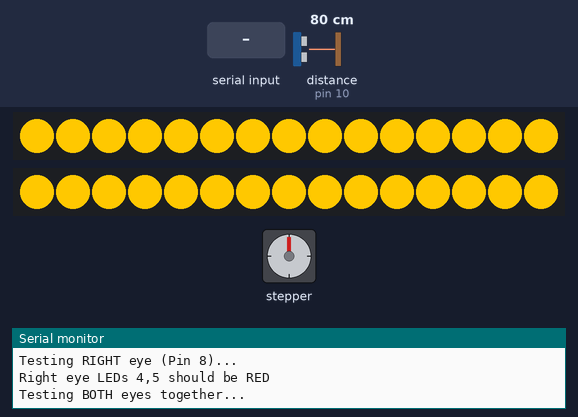
Simulated run of this sketch. Board: Arduino Uno, built with avr-gcc and run on an emulated ATmega328P. Shown: stepper motor, 2 × 15 RGB LEDs in strip order, left to right, the last lines printed to the serial monitor. Wiring (inferred from the names in the program): ultrasonic range finder: trigger pin 9; echo pin 10; stepper motor driver (200 steps per turn assumed): step pin 2; direction pin 3; enable pin 4. Inputs (shaded band) come from the test bench; at power-on: distance to the obstacle (sensor on pin 10) 80 cm. The echo pulse lasts 58.3 µs per cm; dim RGB values are drawn brighter than linear; random numbers use the default seed unless the sketch sets one.

Above: at 4.1 s.
At 6.4 s:
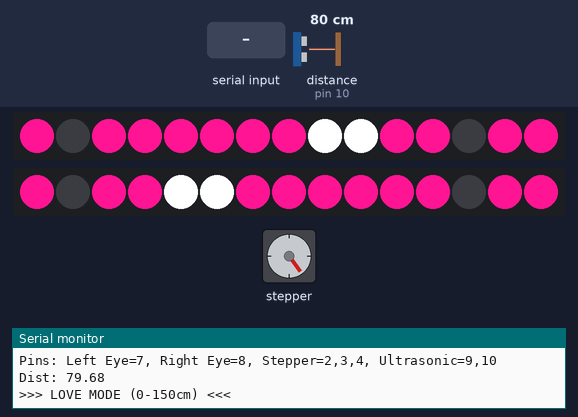
6.5 s: distance to the obstacle (sensor on pin 10) set to 146 cm
9.5 s: distance to the obstacle (sensor on pin 10) set to 155 cm
At 10.53 s:
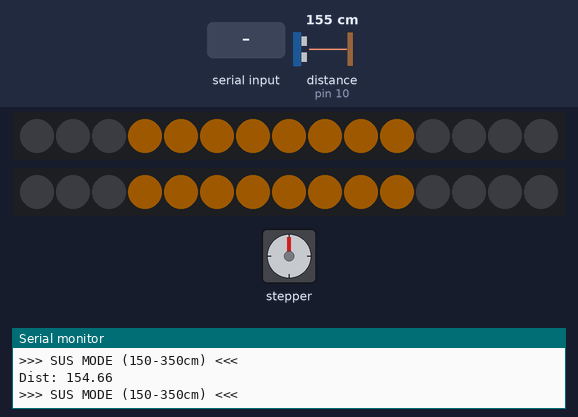
11.4 s: "PHOTO\n" received over Serial
At 12.6 s:
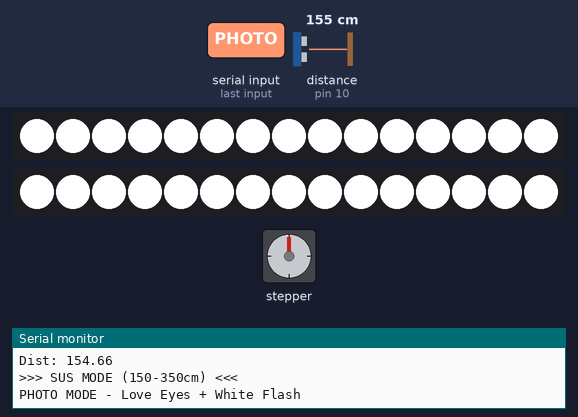
14.4 s: "TEST\n" received over Serial
At 16.8 s:
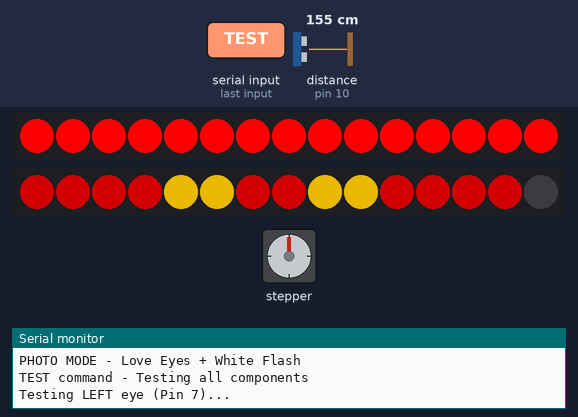
Timing chart, 0 to 18.3 s (numbered marks = the images above; inputs shaded):
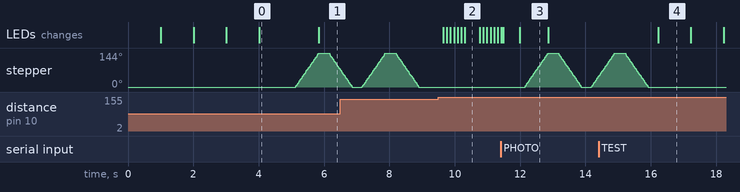

Measured:
- the behaviour switches between 150 and 151 cm on distance to the obstacle (sensor on pin 10) (found by bisection; images 1 and 2)
- after the input at 9.5 s, the LEDs: first change after 0.14 s (image 2 shows a later state)
- after the input at 11.4 s, stepper: turns 144° clockwise in 0.70 s, then 144° counter-clockwise in 0.72 s, then 45° clockwise in 0.22 s

The sketch:

mascot_controller.ino
```cpp
#include <Adafruit_NeoPixel.h>

// ---------- Ultrasonic Sensor Pins ----------
const int trigPin = 9;
const int echoPin = 10;
long duration;
float distance;
float lastValidDistance = 999;  // Store last valid reading for smoothing
int invalidReadingCount = 0;    // Count consecutive invalid readings
const int MAX_INVALID_READINGS = 5; // How many 999s before switching to idle

// ---------- LED STRIPS (2 EYES ONLY) ----------
// LEFT EYE - Pin 7
#define LED_PIN_LEFT 7
#define LED_COUNT_LEFT 15
Adafruit_NeoPixel leftEye(LED_COUNT_LEFT, LED_PIN_LEFT, NEO_GRB + NEO_KHZ800);

// RIGHT EYE - Pin 8
#define LED_PIN_RIGHT 8
#define LED_COUNT_RIGHT 15
Adafruit_NeoPixel rightEye(LED_COUNT_RIGHT, LED_PIN_RIGHT, NEO_GRB + NEO_KHZ800);

// Inner LEDs (pupil) - center of the eye
int innerLEDs[] = {4, 5, 8, 9};

bool isInner(int idx) {
  for (int i = 0; i < 4; i++)
    if (idx == innerLEDs[i])
      return true;
  return false;
}

// ----------------------------------------------------------
// STEPPER MOTOR (NEMA 17 + TB6600) - For waving hand
// ----------------------------------------------------------
#define STEP_PIN 2
#define DIR_PIN 3
#define ENA_PIN 4

// Stepper Configuration - SLOW bye-bye wave (~80% movement)
const int stepsPerWave = 80;    // ~80% movement (was 60)
const int stepDelay = 4500;     // Slow speed

void waveStepper() {
  // Enable the driver
  digitalWrite(ENA_PIN, LOW);

  // 2 waves for bye-bye gesture
  for(int k = 0; k < 2; k++) {
    // Clockwise - slow wave
    digitalWrite(DIR_PIN, HIGH);
    for(int x = 0; x < stepsPerWave; x++) {
      digitalWrite(STEP_PIN, HIGH);
      delayMicroseconds(stepDelay);
      digitalWrite(STEP_PIN, LOW);
      delayMicroseconds(stepDelay);
    }

    delay(300); // Pause at end

    // Counter-Clockwise - slow wave back
    digitalWrite(DIR_PIN, LOW);
    for(int x = 0; x < stepsPerWave; x++) {
      digitalWrite(STEP_PIN, HIGH);
      delayMicroseconds(stepDelay);
      digitalWrite(STEP_PIN, LOW);
      delayMicroseconds(stepDelay);
    }
    delay(300);
  }

  // Disable to save power
  digitalWrite(ENA_PIN, HIGH);
}

// ----------------------------------------------------------
void setup() {
  // Ultrasonic pins
  pinMode(trigPin, OUTPUT);
  pinMode(echoPin, INPUT);

  // Stepper pins
  pinMode(STEP_PIN, OUTPUT);
  pinMode(DIR_PIN, OUTPUT);
  pinMode(ENA_PIN, OUTPUT);
  digitalWrite(ENA_PIN, HIGH); // Start Disabled

  Serial.begin(9600);
  Serial.setTimeout(10);

  // Initialize both eye strips
  leftEye.begin();
  leftEye.setBrightness(255);
  leftEye.show();

  rightEye.begin();
  rightEye.setBrightness(255);
  rightEye.show();

  // Test both eyes on startup
  testEyes();

  Serial.println("Mascot Ready - Stepper Only (No Servo)");
  Serial.println("Pins: Left Eye=7, Right Eye=8, Stepper=2,3,4, Ultrasonic=9,10");
}

// Test function to verify both eyes work
void testEyes() {
  Serial.println("Testing LEFT eye (Pin 7)...");
  // Flash left eye (pin 7) - RED - ALL LEDs including 4,5
  for(int i = 0; i < LED_COUNT_LEFT; i++) {
    leftEye.setPixelColor(i, leftEye.Color(255, 0, 0));
  }
  leftEye.show();
  delay(1000);

  // Test LEDs 4 and 5 specifically on left eye
  leftEye.clear();
  leftEye.setPixelColor(4, leftEye.Color(0, 255, 0)); // Green
  leftEye.setPixelColor(5, leftEye.Color(0, 255, 0)); // Green
  leftEye.show();
  Serial.println("Left eye LEDs 4,5 should be GREEN");
  delay(1000);
  leftEye.clear();
  leftEye.show();

  Serial.println("Testing RIGHT eye (Pin 8)...");
  // Flash right eye (pin 8) - GREEN - ALL LEDs including 4,5
  for(int i = 0; i < LED_COUNT_RIGHT; i++) {
    rightEye.setPixelColor(i, rightEye.Color(0, 255, 0));
  }
  rightEye.show();
  delay(1000);

  // Test LEDs 4 and 5 specifically on right eye
  rightEye.clear();
  rightEye.setPixelColor(4, rightEye.Color(255, 0, 0)); // Red
  rightEye.setPixelColor(5, rightEye.Color(255, 0, 0)); // Red
  rightEye.show();
  Serial.println("Right eye LEDs 4,5 should be RED");
  delay(1000);
  rightEye.clear();
  rightEye.show();

  Serial.println("Testing BOTH eyes together...");
  // Both eyes together - YELLOW
  for(int i = 0; i < 15; i++) {
    leftEye.setPixelColor(i, leftEye.Color(255, 200, 0));
    rightEye.setPixelColor(i, rightEye.Color(255, 200, 0));
  }
  leftEye.show();
  rightEye.show();
  delay(1000);

  Serial.println("Eye test complete!");
}

// ----------------------------------------------------------
long lastIdleTime = 0;
long lastWaveTime = 0;  // Prevent wave spam

void loop() {
  // 1. Check for Serial Commands
  if (Serial.available()) {
     String cmd = Serial.readStringUntil('\n');
     cmd.trim();

     if (cmd == "PHOTO") {
        photoFlash(); // LED animation + wave on photo
        return;
     }
     else if (cmd == "LOVE") {
        emotionLove();
        delay(2000);
        lastIdleTime = millis();
        return;
     }
     else if (cmd == "SUS") {
        // Run sus animation for 3 seconds
        unsigned long susStart = millis();
        while(millis() - susStart < 3000) {
          emotionSus();
          delay(30);
        }
        lastIdleTime = millis();
        return;
     }
     else if (cmd == "WAVE") {
        Serial.println("WAVE command - Testing stepper motor");
        waveStepper();
        lastIdleTime = millis();
        return;
     }
     else if (cmd == "TEST") {
        Serial.println("TEST command - Testing all components");
        testEyes();
        delay(500);
        Serial.println("Testing motor...");
        waveStepper();
        Serial.println("Test complete!");
        return;
     }
  }

  // 2. Ultrasonic Logic - IMPROVED with multiple readings
  long readings[3];
  int validCount = 0;

  for(int r = 0; r < 3; r++) {
    digitalWrite(trigPin, LOW);
    delayMicroseconds(5);
    digitalWrite(trigPin, HIGH);
    delayMicroseconds(15);
    digitalWrite(trigPin, LOW);

    readings[r] = pulseIn(echoPin, HIGH, 50000); // Increased timeout to 50ms
    delay(10);
  }

  // Find median of valid readings
  long validReadings[3];
  for(int r = 0; r < 3; r++) {
    if(readings[r] > 0 && readings[r] < 25000) {
      validReadings[validCount++] = readings[r];
    }
  }

  if(validCount > 0) {
    // Use first valid reading (or could sort for median)
    duration = validReadings[0];
    if(validCount >= 2) {
      // Average of valid readings
      long sum = 0;
      for(int i = 0; i < validCount; i++) sum += validReadings[i];
      duration = sum / validCount;
    }
  } else {
    duration = 0;
  }

  float rawDistance;
  if (duration == 0) rawDistance = 999;
  else rawDistance = (duration * 0.0343) / 2.0;

  // SMOOTHING: Handle noisy 999 readings
  if (rawDistance >= 900) {
    // Got a timeout/invalid reading
    invalidReadingCount++;
    if (invalidReadingCount < MAX_INVALID_READINGS) {
      // Use last valid reading instead of 999
      distance = lastValidDistance;
      Serial.print("Dist: "); Serial.print(distance); Serial.println(" (smoothed)");
    } else {
      // Too many invalid readings, actually far away
      distance = 999;
      Serial.print("Dist: "); Serial.println(distance);
    }
  } else {
    // Got a valid reading
    distance = rawDistance;
    lastValidDistance = distance;  // Save for smoothing
    invalidReadingCount = 0;       // Reset counter
    Serial.print("Dist: "); Serial.println(distance);
  }

  // DISTANCE ZONES:
  // 0-150cm = Very close = LOVE + WAVE
  // 150-350cm = Medium = SUS (suspicious)
  // >350cm = Far = NORMAL/IDLE

  // Very close - wave and show love (0-150cm)
  if (distance > 0 && distance <= 150) {
    Serial.println(">>> LOVE MODE (0-150cm) <<<");
    emotionLove();

    // Only wave if not waved recently (prevent spam)
    if (millis() - lastWaveTime > 5000) {
      waveStepper();  // Stepper waves bye-bye
      lastWaveTime = millis();
    }

    lastIdleTime = millis();
  }
  // Medium distance - suspicious look (150-350cm)
  else if (distance > 150 && distance <= 350) {
    Serial.println(">>> SUS MODE (150-350cm) <<<");
    emotionSus();
    lastIdleTime = millis();
  }
  // Far or no object - idle animations
  else {
    if (millis() - lastIdleTime > 6000) {
       int randAnim = random(0, 5);
       if(randAnim == 1) emotionWink();
       else if(randAnim == 2) emotionHappyBlink();
       else emotionNormal();

       if(randAnim != 0) { delay(1500); lastIdleTime = millis(); }
       else { lastIdleTime = millis() - 3000; }
    } else {
       emotionNormal();
    }
  }

  delay(50);
}

// =================== PHOTO FLASH - LED CHANGES WHEN CLICKING PHOTO ===================
void photoFlash() {
  Serial.println("PHOTO MODE - Love Eyes + White Flash");

  // 1. Love Eyes (Hearts)
  emotionLove();
  delay(500); // Show hearts for 0.5s before flash

  // 2. White Flash
  for(int i = 0; i < 15; i++) {
    leftEye.setPixelColor(i, leftEye.Color(255, 255, 255));
    rightEye.setPixelColor(i, rightEye.Color(255, 255, 255));
  }
  leftEye.show();
  rightEye.show();
  delay(150); // Flash duration

  // 3. Back to Love Eyes briefly
  emotionLove();

  // 4. Wave Stepper
  waveStepper();

  // 5. Return to normal
  emotionNormal();
}

// =================== RAINBOW ANIMATION ===================
void emotionRainbow() {
  // Spin colors 2 times
  for(int k=0; k<256*2; k+=20) {
     for(int i=0; i<15; i++) {
        // Pixel hue offset by position
        int pixelHue = k + (i * 65536L / 15);
        leftEye.setPixelColor(i, leftEye.gamma32(leftEye.ColorHSV(pixelHue)));
        rightEye.setPixelColor(i, rightEye.gamma32(rightEye.ColorHSV(pixelHue)));
     }
     leftEye.show();
     rightEye.show();
     delay(5);
  }
}

// =================== LOVE MODE - Pink hearts ===================
// LEFT EYE: LEDs 8,9 are white (pupil)
// RIGHT EYE: LEDs 4,5 are white (pupil)
void emotionLove() {
  // Heart shape LED indices
  int loveIdx[] = {0, 2, 3, 4, 5, 6, 7, 8, 9, 10, 11, 13, 14};
  uint32_t pink = leftEye.Color(255, 20, 147);
  uint32_t white = leftEye.Color(255, 255, 255);

  leftEye.clear();
  rightEye.clear();

  // Set all love LEDs
  for (int i = 0; i < sizeof(loveIdx)/sizeof(loveIdx[0]); i++) {
    int idx = loveIdx[i];

    // LEFT EYE: LEDs 8 and 9 are white (pupil)
    if (idx == 8 || idx == 9) {
      leftEye.setPixelColor(idx, white);
    } else {
      leftEye.setPixelColor(idx, pink);
    }

    // RIGHT EYE: LEDs 4 and 5 are white (pupil)
    if (idx == 4 || idx == 5) {
      rightEye.setPixelColor(idx, white);
    } else {
      rightEye.setPixelColor(idx, pink);
    }
  }

  leftEye.show();
  rightEye.show();
}

// =================== SUS MODE - Suspicious narrowed eyes ===================
void emotionSus() {
  // Narrowed eye LEDs (middle row only)
  int susLeds[] = {3, 4, 5, 6, 7, 8, 9, 10};

  // Breathing effect - slow pulse
  float val = (exp(sin(millis() / 600.0 * PI)) - 0.36787944) * 108.0;
  int brightness = (int)val;
  if(brightness > 255) brightness = 255;
  if(brightness < 30) brightness = 30; // Minimum brightness so it's visible

  // Orange/amber color for suspicious look
  uint32_t susColor = leftEye.Color(brightness, (brightness * 150) / 255, 0);

  leftEye.clear();
  rightEye.clear();

  // Set the narrowed eye pattern on BOTH eyes
  for (int i = 0; i < 8; i++) {
    leftEye.setPixelColor(susLeds[i], susColor);
    rightEye.setPixelColor(susLeds[i], susColor);
  }

  leftEye.show();
  rightEye.show();
}

// =================== NORMAL MODE - Default eyes ===================
void emotionNormal() {
  leftEye.clear();
  rightEye.clear();

  uint32_t redDim = leftEye.Color(120, 0, 0);

  // Breathing effect for pupils
  float breath = (exp(sin(millis() / 800.0 * PI)) - 0.36787944) * 108.0;
  int bVal = (int)breath;
  if(bVal > 255) bVal = 255;
  if(bVal < 10) bVal = 10;

  uint32_t yellowBlink = leftEye.Color(bVal, (bVal * 200) / 255, 0);

  // Outer LEDs - Static Red
  for (int i = 0; i < 15; i++) {
    if (i == 14) continue;
    if (!isInner(i)) {
      leftEye.setPixelColor(i, redDim);
      rightEye.setPixelColor(i, redDim);
    }
  }

  // Inner LEDs (pupils) - Breathing Yellow
  for (int i = 0; i < 4; i++) {
    leftEye.setPixelColor(innerLEDs[i], yellowBlink);
    rightEye.setPixelColor(innerLEDs[i], yellowBlink);
  }

  leftEye.show();
  rightEye.show();
}

// =================== WINK ANIMATION ===================
void emotionWink() {
  // Left eye closes (wink)
  leftEye.clear();
  leftEye.setPixelColor(7, leftEye.Color(100, 0, 0));
  leftEye.setPixelColor(8, leftEye.Color(100, 0, 0));

  // Right eye stays normal
  uint32_t redDim = rightEye.Color(120, 0, 0);
  uint32_t yellow = rightEye.Color(255, 200, 0);

  rightEye.clear();
  for (int i = 0; i < 15; i++) {
    if (i == 14) continue;
    if (!isInner(i)) rightEye.setPixelColor(i, redDim);
  }
  for (int i = 0; i < 4; i++) {
    rightEye.setPixelColor(innerLEDs[i], yellow);
  }

  leftEye.show();
  rightEye.show();
}

// =================== HAPPY BLINK ===================
void emotionHappyBlink() {
  // Both eyes blink rapidly twice
  for(int j = 0; j < 2; j++) {
    leftEye.clear();
    rightEye.clear();
    leftEye.show();
    rightEye.show();
    delay(150);

    emotionNormal();
    delay(150);
  }
}
```
